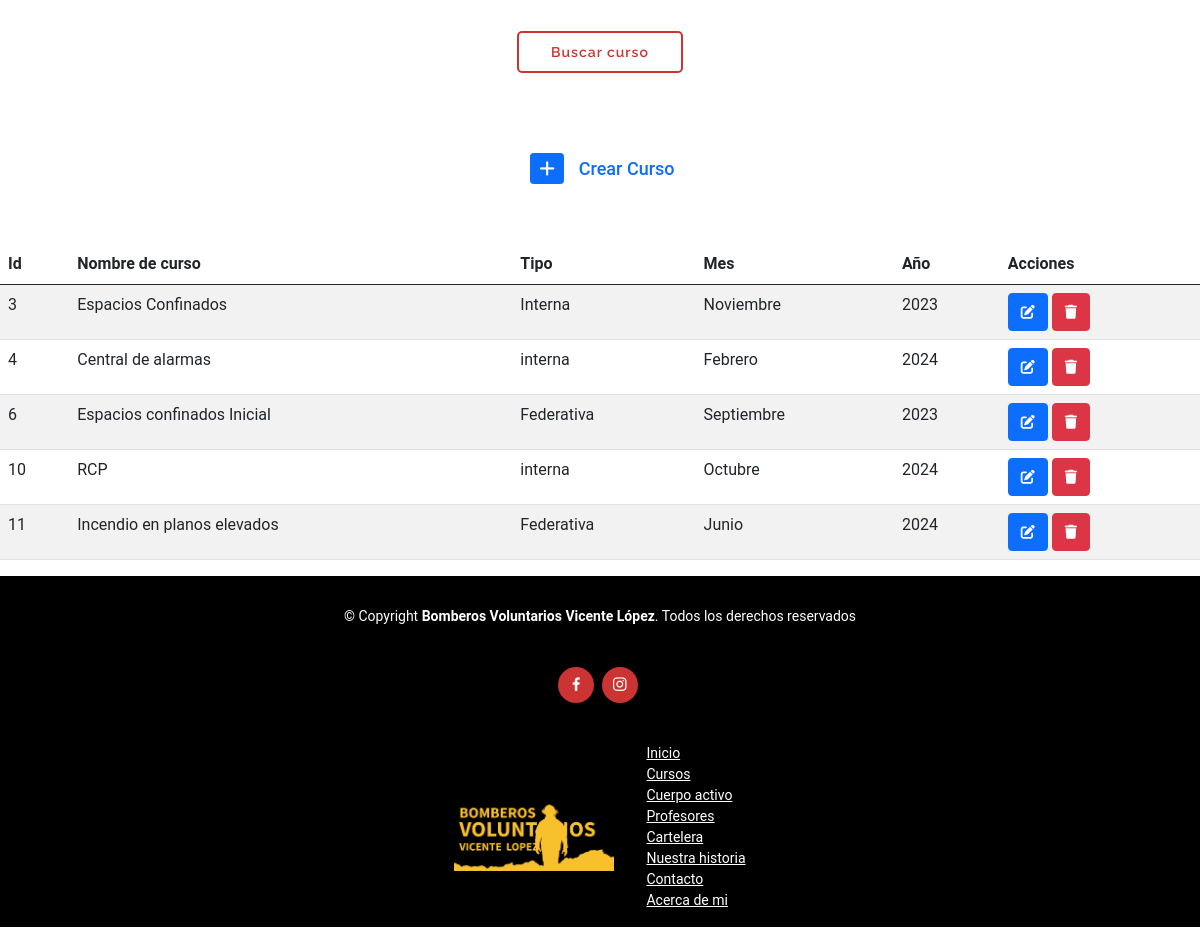
Before: /cursos/ (signed in, lower part) with the older database file.
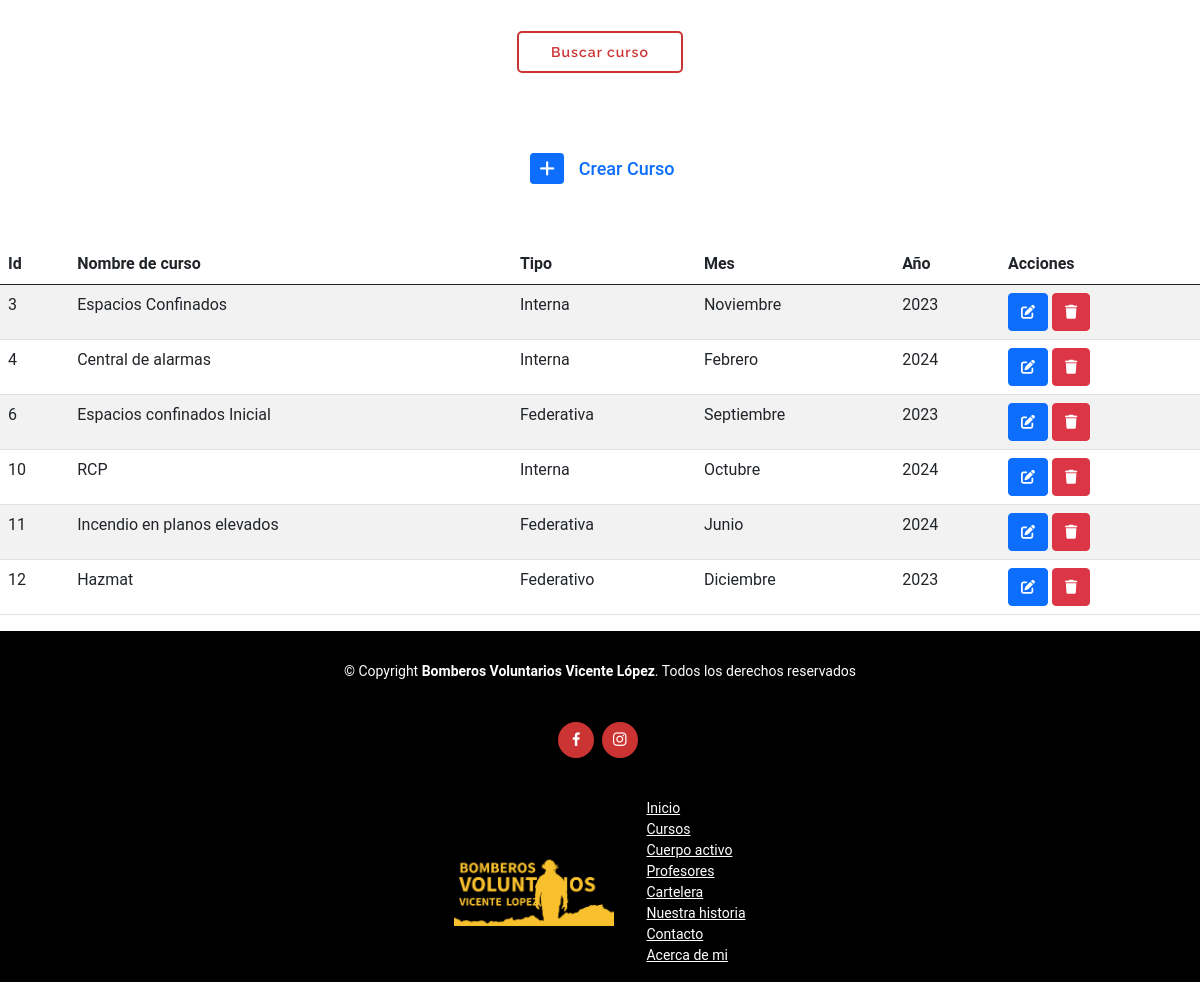
After: the same page with the newer database file.
### aplicacion/models.py (models this page shows, shortened)
class Curso(models.Model):
    nombre = models.CharField(max_length=50)
    tipo = models.CharField(max_length=50)
    mes = models.CharField(max_length=50)
    anio = models.IntegerField()
    class Meta:
        ordering = ["id"]

### aplicacion/views.py (the view)
# urls.py: path('cursos/', cursos, name="cursos"),
@login_required
def cursos(request):
    contexto = {'cursos': Curso.objects.all()}
    return render(request, "aplicacion/cursos.html", contexto)

### aplicacion/templates/aplicacion/cursos.html (shortened to what this page needs)
{% extends "aplicacion/index.html" %}
{% block hero%}
{% load static %}
{%endblock hero%}
{% block intro %}
<section id="about" class="about">
    <div class="container">
      <div class="section-title">
    </div>
    </div><div class="boton-novedades"><a href="{% url 'buscar_curso' %}" style="font-family: 'Raleway', sans-serif;
      font-weight: 600;
      font-size: 14px;
      letter-spacing: 1px;
      display: inline-block;
      padding: 12px 32px;
      border-radius: 5px;
      transition: 0.3s;
      line-height: 1;
      color: #cc3333;
      -webkit-animation-delay: 0.8s;
      animation-delay: 0.8s;
      margin-top: 6px;
      border: 2px solid #cc3333;">Buscar curso</a></div>
</section>
{% endblock intro %}
{% block contenido %}
<div style="display: flex; justify-content: center; align-items:center; margin:10px">
  <a style="margin: 10px" href="{% url 'curso_create' %}" class="btn btn-primary btn-sm"></a>
  <a style="margin: 5px; font-weight: 500; font-size: 18px" href="{% url 'curso_create' %}">Crear Curso </a>
</div>
<div style="display: flex; margin-top:50px">
  <table class="table table-striped">
      <thead>
        <tr>
          <th>Id</th>
            <th>Nombre de curso</th>
            <th>Tipo</th>
            <th>Mes</th>
            <th>Año</th>
            <th>Acciones</th>
          </tr>
      </thead>
    <tbody>
    {% for c in cursos %}
      <tr>
          <td>{{ c.id }}</td>
          <td>{{ c.nombre }}</td>
          <td>{{ c.tipo }}</td>
          <td>{{ c.mes }}</td>
          <td>{{ c.anio }}</td>
          <td>
              <a href="{% url 'curso_update' c.id %}" class="btn btn-primary" style="--bs-btn-padding-y: .25rem; --bs-btn-padding-x: .5rem; --bs-btn-font-size: .75rem;">
              <i class="fa fa-edit fa-sm" title="Edit Record"></i></a>
              <a href="{% url 'curso_delete' c.id %}" class="btn btn-danger" style="--bs-btn-padding-y: .25rem; --bs-btn-padding-x: .5rem; --bs-btn-font-size: .75rem;">
              <i class="fa fa-trash fa-sm" title="Delete Record"></i></a>
          </td>
      </tr>
    {% endfor %}
    </tbody>
  </table>
</div>
{% endblock contenido %}

### aplicacion/templates/aplicacion/index.html (shortened to what this page needs)
<!DOCTYPE html>
  <html lang="en-es">
    <head>
      {% load static %}
      <link href="{% static 'assets/vendor/bootstrap/css/bootstrap.min.css' %}" rel="stylesheet">
      <link href="{% static 'assets/vendor/bootstrap-icons/bootstrap-icons.css' %}" rel="stylesheet">
      <link href="{% static 'assets/vendor/boxicons/css/boxicons.min.css' %}" rel="stylesheet">
      <link href="{% static 'assets/vendor/glightbox/css/glightbox.min.css' %}" rel="stylesheet">
      <link href="{% static 'assets/vendor/remixicon/remixicon.css' %}" rel="stylesheet">
      <link href="{% static 'assets/vendor/swiper/swiper-bundle.min.css' %}" rel="stylesheet">
      <link href="{% static 'assets/css/style.css' %}" rel="stylesheet">
      <link rel="stylesheet" href="https://cdnjs.cloudflare.com/ajax/libs/font-awesome/6.4.0/css/all.min.css">
    </head>
    <body>
      <main id="main">
      {% block intro %}{% endblock intro %}
        {% block contenido %}{% endblock contenido %}
      </main>
      <footer id="footer">
        <div class="container">
          <div class="copyright">
            &copy; Copyright <strong><span>Bomberos Voluntarios Vicente López</span></strong>. Todos los derechos reservados
            <div class="social-links">
              <a target="_blank" href="https://www.facebook.com/profile.php?id=100064731274643" class="facebook"><i class="bx bxl-facebook"></i></a>
              <a target="_blank" href="https://www.instagram.com/bomberosvicentelopez?igsh=MXE3djRyMWVyeGw3OQ==" class="instagram"><i class="bx bxl-instagram"></i></a>
            </div>
            <div class="footer-padre">
            <div class="footer-hijo footer-logo"><img src="{% static 'assets/img/logo-corto-18.png' %}"alt=""></div>
            <div class="footer-hijo">
              <ul class="footer-hijas">
                {% if user.is_authenticated %}
                  <li><a href="{% url 'home' %}">Inicio</a></li>
                  <li><a href="{% url 'cursos' %}">Cursos</a></li>
                  <li><a href="{% url 'cuerpo' %}">Cuerpo activo</a></li>
                  <li><a href="{% url 'profesores' %}">Profesores</a></li>
                  <li><a href="{% url 'cartelera' %}">Cartelera</a></li>
                  <li><a href="{% url 'historia' %}">Nuestra historia</a></li>
                  <li><a href="{% url 'contacto' %}">Contacto</a></li>
                  <li><a href="{% url 'acerca' %}">Acerca de mi</a></li>
                {% else %}
                  <li><a href="{% url 'historia' %}">Nuestra historia</a></li>
                  <li><a href="{% url 'contacto' %}">Contacto</a></li>
                  {% endif %}
              </ul>
            </div>
          </div>
        </div>
      </footer>
    </body>
</html>

### aplicacion/static/assets/css/style.css (style rules this page uses)
body { font-family: "Roboto", sans-serif; color: #202021; }
a { color: 202021; text-decoration: none; }
section { padding: 60px 0; }
.section-title { text-align: center; padding-bottom: 30px; }
.about { color: black; }
.boton-novedades { display: flex; justify-content: center; }
#footer { background: #000; color: #fff; font-size: 14px; text-align: center; padding: 30px 0 0 0; }
.footer-logo { display: flex; justify-content: center; }
.footer-padre { display: flex; flex-wrap: wrap; justify-content: center; align-items: center; }
.footer-hijo ul li { list-style-type: none; text-align: left; }
.footer-hijo ul li a { color: #fff; text-decoration: underline; }
.footer-logo img { width: 10rem; }
#footer .social-links { margin: 0 0 40px 0; }
#footer .social-links a { font-size: 18px; display: inline-block; background: #cc3333; color: #fff; line-height: 1; margin-top: 40px; padding: 8px 0; margin-right: 4px; border-radius: 50%; text-align: center; width: 36px; height: 36px; transition: 0.3s; }
#footer .copyright { margin: 0 0 5px 0; }

Changed rows visible on the page:
changed Curso "Central de alarmas": tipo "interna" → "Interna"
changed Curso "RCP": tipo "interna" → "Interna"
added Curso: id "12", nombre "Hazmat", tipo "Federativo", mes "Diciembre", anio "2023"
